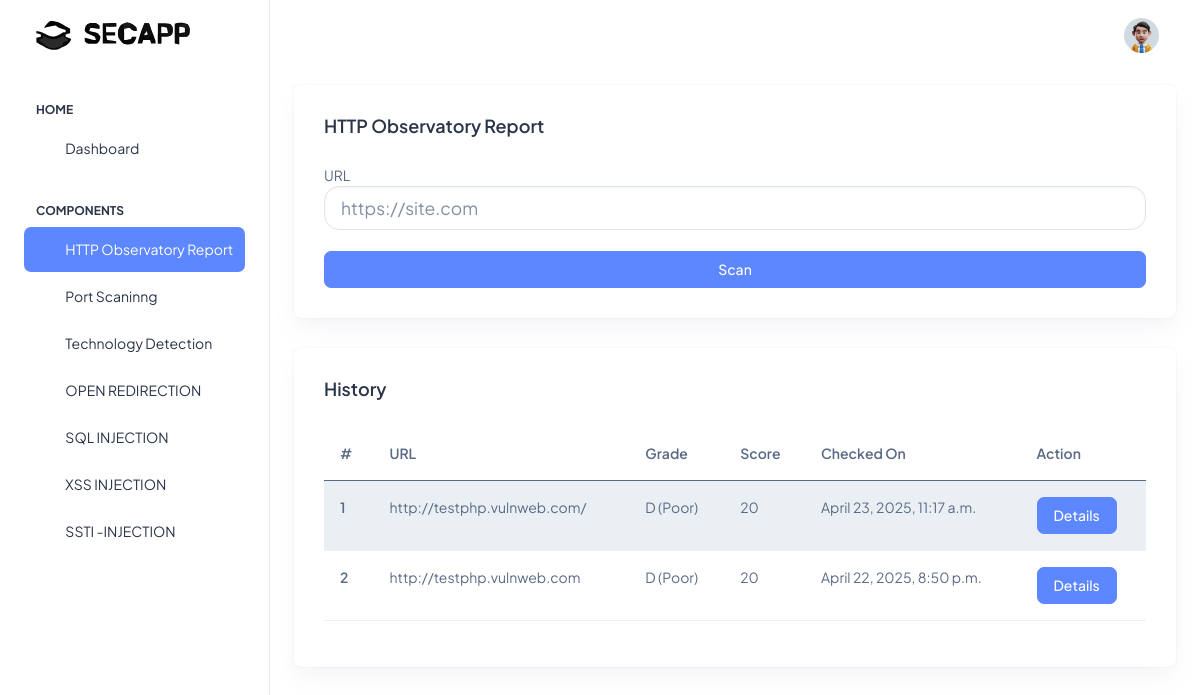
/scan/header/ (signed in), run on the app's committed database.
### scan/models.py (models this page shows, shortened)
class HeaderScan(models.Model):
    user = models.ForeignKey(User, on_delete=models.CASCADE)
    url = models.URLField()
    grade = models.CharField(max_length=1)
    score = models.IntegerField()
    report = models.JSONField()
    created_on = models.DateTimeField(auto_now_add=True)

### scan/views.py (the view, shortened to what this page needs)
# urls.py: path('header/', security_scan_view, name='header'),
@login_required
def security_scan_view(request):
    return render(request, 'header_scan.html', {
        "results": HeaderScan.objects.filter(user=request.user).order_by('-created_on')
    })

### templates/header_scan.html (shortened to what this page needs)
{% extends 'base.html'%}
{% load static %}
{% block content %}
      <div class="container-fluid">
        <div class="row">
          <div class="col-lg-20 d-flex align-items-strech">
            <div class="card w-100">
              <div class="card-body">
                <div class="d-sm-flex d-block align-items-center justify-content-between mb-9">
                  <div class="mb-3 mb-sm-0">
                    <h5 class="card-title fw-semibold">HTTP Observatory Report</h5>
                  </div>
                </div>
                <div>
                  <form method="POST" action="{% url 'header' %}">
                    <div class="form-group">
                      <label for="exampleInputPassword1">URL</label>
                      <input type="text" name='url' class="form-control form-control-lg" placeholder="https://site.com">
                    </div>
                    <br>
                    <div class="btn-group d-flex" role="group">
                      <button type="submit" class="btn btn-primary">Scan</button>
                    </div>
                  </form>
                </div>
              </div>
            </div>
          </div>
        </div>
        <div class="row">
          <div class="col-lg-20 d-flex align-items-strech">
            <div class="card w-100">
              <div class="card-body">
                <div class="d-sm-flex d-block align-items-center justify-content-between mb-9">
                  <div class="mb-3 mb-sm-0">
                    <h5 class="card-title fw-semibold">History</h5>
                  </div>
                </div>
                {% if results %}
                <table class="table table-striped">
                  <thead>
                    <tr>
                      <th scope="col">#</th>
                      <th scope="col">URL</th>
                      <th scope="col">Grade</th>
                      <th scope="col">Score</th>
                      <th scope="col">Checked On</th>
                      <th scope="col">Action</th>
                    </tr>
                  </thead>
                  <tbody>
                    {% for result in results %}
                    <tr>
                      <th scope="row">{{forloop.counter}}</th>
                      <td>{{result.url}}</td>
                      <td>{{result.grade}}</td>
                      <td>{{result.score}}</td>
                      <td>{{result.created_on}}</td>
                      <td>
                        <a class="btn btn-primary" data-bs-toggle="modal" href="#exampleModalToggle" role="button">Details</a>
                      </div>
                    {% endfor %}
                {% else %}
                <div class="alert alert-info" role="alert">
                  No history found
                </div>
                {% endif %}
              </div>
            </div>
          </div>
        </div>
        {% endblock %}

### data on the page
HeaderScan: url "http://testphp.vulnweb.com/", grade "D (Poor)", score "20", created_on "April 23, 2025, 11:17 a.m."
HeaderScan: url "http://testphp.vulnweb.com", grade "D (Poor)", score "20", created_on "April 22, 2025, 8:50 p.m."
